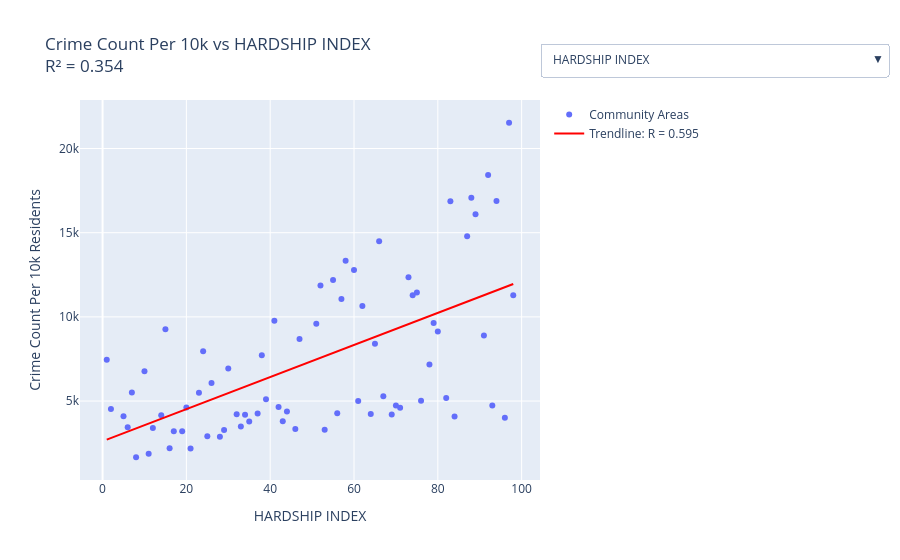

Here is the notebook cell this chart was saved with:
### Markdown cell above
The first plot is an interactive visualization showing the overall crime count per 10,000 inhabitants for each community area relative to various socioeconomic factors. This tool provides a high-level overview of how crime correlates with different social indicators, allowing users to easily switch between variables to identify the strongest relationships. Notably, the percentage of households below the poverty line and the unemployment rate (age 16+) demonstrated the strongest positive correlations with crime. Because poverty and unemployment are also highly correlated with each other, we selected the strongest predictor, this being households below poverty for our final analysis. Additionally, per capita income exhibited a strong negative correlation with crime, prompting further investigation.

The final visualization combines two scatter plots to examine the relationship between narcotics crime (per 10,000 inhabitants) and two key socioeconomic factors: "PERCENT HOUSEHOLDS BELOW POVERTY" and "PER CAPITA INCOME". Trendlines and R² values are included to quantify the strength of these relationships. The results show there is a positive correlation between poverty and narcotics crime, and a notable negative correlation between income and narcotics crime. This suggests that across Chicago communities, higher poverty rates align with more narcotics offenses, whereas higher income levels align with fewer. However, while these socioeconomic factors are strongly associated with crime patterns, correlation does not equal causation, and many other underlying variables are likely at play.

### Code cell
import plotly.graph_objects as go
import os
import numpy as np
from sklearn.linear_model import LinearRegression


mapping = {sd['Community Area Number'][i]: sd['COMMUNITY AREA NAME'][i] for i in range(len(sd))}
cd['Community Area'] = cd_copy['Community Area'].map(mapping)
crime_by_community = cd.groupby('Community Area').size().reset_index(name='Crime Count')
crime_by_community = crime_by_community.sort_values(by='Crime Count', ascending=False)
population_area_and_pop = population_data[['GEOG', 'TOT_POP_2010']]
sociodata_and_population = sd.merge(population_area_and_pop, left_on='COMMUNITY AREA NAME', right_on='GEOG')
sociodata_and_population.drop(columns=['GEOG'], inplace=True)

merged_data = pd.merge(
    crime_by_community,
    sociodata_and_population,
    left_on='Community Area',
    right_on='COMMUNITY AREA NAME',
    how='inner'
)
merged_data['Crime Count Per 10k'] = (merged_data['Crime Count'] / merged_data['TOT_POP_2010']) * 10000

merged_data = merged_data[merged_data['Community Area'] != 'CHICAGO']

feature_cols = [
    col for col in sd.columns
    if col not in ['Community Area Number', 'COMMUNITY AREA NAME']
]

# Ensure HARDSHIP INDEX is the first feature so it shows by default
if 'HARDSHIP INDEX' in feature_cols:
    feature_cols.remove('HARDSHIP INDEX')
    feature_cols.insert(0, 'HARDSHIP INDEX')

# Create output directory if it doesn't exist
os.makedirs('../docs/figures', exist_ok=True)

fig = go.Figure()
buttons = []
initial_title = ""

for i, feature in enumerate(feature_cols):
    # Ensure correct data type
    if merged_data[feature].dtype == 'object':
        merged_data[feature] = merged_data[feature].str.replace(',', '.').astype(float)
        
    x = merged_data[feature].values.reshape(-1, 1)
    y = merged_data['Crime Count Per 10k'].values

    model = LinearRegression().fit(x, y)
    r2 = model.score(x, y)
    r = np.sqrt(max(0, r2)) * (1 if model.coef_[0] >= 0 else -1)

    # Determine visibility (only the first feature is visible by default)
    is_visible = (i == 0)
    title_text = f'Crime Count Per 10k vs {feature}<br>R² = {r2:.3f}'
    if is_visible:
        initial_title = title_text

    # Add scatter trace
    fig.add_trace(go.Scatter(
        x=merged_data[feature], 
        y=y, 
        mode='markers',
        name='Community Areas',
        text=merged_data['Community Area'],
        hovertemplate='<b>%{text}</b><br>' + feature + ': %{x}<br>Crime Count Per 10k: %{y:.2f}<extra></extra>',
        visible=is_visible
    ))
    
    # Add trendline trace
    x_range = np.linspace(merged_data[feature].min(), merged_data[feature].max(), 100).reshape(-1, 1)
    y_range = model.predict(x_range)
    
    fig.add_trace(go.Scatter(
        x=x_range.flatten(), 
        y=y_range, 
        mode='lines', 
        name='Trendline: R = {:.3f}'.format(r), 
        line=dict(color='red'),
        visible=is_visible
    ))

    # Create visibility mask for the dropdown (2 traces per feature)
    visibility = [False] * (len(feature_cols) * 2)
    visibility[i * 2] = True
    visibility[i * 2 + 1] = True

    # Add dropdown button for this feature
    buttons.append(
        dict(
            label=feature,
            method='update',
            args=[
                {'visible': visibility},
                {
                    'title.text': title_text,
                    'xaxis.title.text': feature,
                    'yaxis.title.text': 'Crime Count Per 10k Residents'
                }
            ]
        )
    )

# Add dropdown and set initial layout
fig.update_layout(
    updatemenus=[{
        'active': 0,
        'buttons': buttons,
        'x': 1.0,
        'xanchor': 'left',
        'y': 1.15,
        'yanchor': 'top'
    }],
    title=initial_title,
    xaxis_title=feature_cols[0],
    yaxis_title='Crime Count Per 10k Residents',
    margin=dict(t=100) # Give space for the dropdown and title
)

# Create a combined HTML file
fig.write_html("../docs/figures/crime_vs_sociodata_combined.html")
fig.show()

### Figure 1 — Plotly figure (JSON) as saved in the notebook; plotly's stock layout.template omitted (floating-point values rounded to 4 significant figures)
{"data": [{"hovertemplate": "<b>%{text}</b><br>HARDSHIP INDEX: %{x}<br>Crime Count Per 10k: %{y:.2f}<extra></extra>", "mode": "markers", "name": "Community Areas", "text": ["Austin", "South Shore", "Near North Side", "West Englewood", "West Town", "Auburn Gresham", "North Lawndale", "Roseland", "Englewood", "Near West Side", "Chicago Lawn", "Greater Grand Crossing", "Logan Square", "Chatham", "New City", "Lake View", "Belmont Cragin", "South Chicago", "East Garfield Park", "West Garfield Park", "South Lawndale", "Woodlawn", "West Pullman", "Lincoln Park", "Rogers Park", "Uptown", "Grand Boulevard", "Portage Park", "West Ridge", "Irving Park", "Washington Park", "Gage Park", "Brighton Park", "Avondale", "Edgewater", "Lower West Side", "Ashburn", "Albany Park", "Douglas", "Morgan Park", "Garfield Ridge", "West Lawn", "South Deering", "Lincoln Square", "Bridgeport", "Dunning", "Near South Side", "Hermosa", "North Center", "Kenwood", "Hyde Park", "Calumet Heights", "O'Hare", "Avalon Park", "East Side", "Norwood Park", "McKinley Park", "West Elsdon", "Clearing", "Jefferson Park", "Riverdale", "Archer Heights", "Pullman", "Armour Square", "Beverly", "North Park", "Fuller Park", "Oakland", "Mount Greenwood", "Hegewisch", "Forest Glen", "Burnside", "Edison Park"], "type": "scatter", "visible": true, "x": [73.0, 55.0, 1.0, 89.0, 10.0, 74.0, 87.0, 52.0, 94.0, 15.0, 80.0, 66.0, 23.0, 60.0, 91.0, 5.0, 70.0, 75.0, 83.0, 92.0, 96.0, 58.0, 62.0, 2.0, 39.0, 20.0, 57.0, 35.0, 46.0, 34.0, 88.0, 93.0, 84.0, 42.0, 19.0, 76.0, 37.0, 53.0, 47.0, 30.0, 32.0, 56.0, 65.0, 17.0, 43.0, 28.0, 7.0, 71.0, 6.0, 26.0, 14.0, 38.0, 24.0, 41.0, 64.0, 21.0, 61.0, 69.0, 29.0, 25.0, 98.0, 67.0, 51.0, 82.0, 12.0, 33.0, 97.0, 78.0, 16.0, 44.0, 11.0, 79.0, 8.0], "y": [12360.0, 12180.0, 7447.0, 16090.0, 6776.0, 11290.0, 14790.0, 11870.0, 16880.0, 9269.0, 9135.0, 14490.0, 5486.0, 12780.0, 8898.0, 4097.0, 4729.0, 11450.0, 16860.0, 18430.0, 4012.0, 13330.0, 10640.0, 4528.0, 5109.0, 4616.0, 11060.0, 3779.0, 3343.0, 4190.0, 17080.0, 4731.0, 4082.0, 4643.0, 3200.0, 5023.0, 4261.0, 3298.0, 8679.0, 6931.0, 4217.0, 4282.0, 8408.0, 3201.0, 3798.0, 2883.0, 5502.0, 4600.0, 3438.0, 6067.0, 4155.0, 7716.0, 7952.0, 9771.0, 4230.0, 2183.0, 5003.0, 4200.0, 3282.0, 2906.0, 11290.0, 5283.0, 9590.0, 5188.0, 3395.0, 3482.0, 21530.0, 7175.0, 2197.0, 4374.0, 1867.0, 9630.0, 1662.0]}, {"line": {"color": "red"}, "mode": "lines", "name": "Trendline: R = 0.595", "type": "scatter", "visible": true, "x": [1.0, 1.98, 2.96, 3.939, 4.919, 5.899, 6.879, 7.859, 8.838, 9.818, 10.8, 11.78, 12.76, 13.74, 14.72, 15.7, 16.68, 17.66, 18.64, 19.62, 20.6, 21.58, 22.56, 23.54, 24.52, 25.49, 26.47, 27.45, 28.43, 29.41, 30.39, 31.37, 32.35, 33.33, 34.31, 35.29, 36.27, 37.25, 38.23, 39.21, 40.19, 41.17, 42.15, 43.13, 44.11, 45.09, 46.07, 47.05, 48.03, 49.01, 49.99, 50.97, 51.95, 52.93, 53.91, 54.89, 55.87, 56.85, 57.83, 58.81, 59.79, 60.77, 61.75, 62.73, 63.71, 64.69, 65.67, 66.65, 67.63, 68.61, 69.59, 70.57, 71.55, 72.53, 73.51, 74.48, 75.46, 76.44, 77.42, 78.4, 79.38, 80.36, 81.34, 82.32, 83.3, 84.28, 85.26, 86.24, 87.22, 88.2, 89.18, 90.16, 91.14, 92.12, 93.1, 94.08, 95.06, 96.04, 97.02, 98.0], "y": [2707.0, 2801.0, 2894.0, 2987.0, 3081.0, 3174.0, 3268.0, 3361.0, 3454.0, 3548.0, 3641.0, 3735.0, 3828.0, 3921.0, 4015.0, 4108.0, 4202.0, 4295.0, 4388.0, 4482.0, 4575.0, 4669.0, 4762.0, 4855.0, 4949.0, 5042.0, 5136.0, 5229.0, 5322.0, 5416.0, 5509.0, 5603.0, 5696.0, 5789.0, 5883.0, 5976.0, 6069.0, 6163.0, 6256.0, 6350.0, 6443.0, 6536.0, 6630.0, 6723.0, 6817.0, 6910.0, 7003.0, 7097.0, 7190.0, 7284.0, 7377.0, 7470.0, 7564.0, 7657.0, 7751.0, 7844.0, 7937.0, 8031.0, 8124.0, 8218.0, 8311.0, 8404.0, 8498.0, 8591.0, 8685.0, 8778.0, 8871.0, 8965.0, 9058.0, 9152.0, 9245.0, 9338.0, 9432.0, 9525.0, 9619.0, 9712.0, 9805.0, 9899.0, 9992.0, 10090.0, 10180.0, 10270.0, 10370.0, 10460.0, 10550.0, 10650.0, 10740.0, 10830.0, 10930.0, 11020.0, 11110.0, 11210.0, 11300.0, 11390.0, 11490.0, 11580.0, 11670.0, 11770.0, 11860.0, 11950.0]}, {"hovertemplate": "<b>%{text}</b><br>PERCENT OF HOUSING CROWDED: %{x}<br>Crime Count Per 10k: %{y:.2f}<extra></extra>", "mode": "markers", "name": "Community Areas", "text": ["Austin", "South Shore", "Near North Side", "West Englewood", "West Town", "Auburn Gresham", "North Lawndale", "Roseland", "Englewood", "Near West Side", "Chicago Lawn", "Greater Grand Crossing", "Logan Square", "Chatham", "New City", "Lake View", "Belmont Cragin", "South Chicago", "East Garfield Park", "West Garfield Park", "South Lawndale", "Woodlawn", "West Pullman", "Lincoln Park", "Rogers Park", "Uptown", "Grand Boulevard", "Portage Park", "West Ridge", "Irving Park", "Washington Park", "Gage Park", "Brighton Park", "Avondale", "Edgewater", "Lower West Side", "Ashburn", "Albany Park", "Douglas", "Morgan Park", "Garfield Ridge", "West Lawn", "South Deering", "Lincoln Square", "Bridgeport", "Dunning", "Near South Side", "Hermosa", "North Center", "Kenwood", "Hyde Park", "Calumet Heights", "O'Hare", "Avalon Park", "East Side", "Norwood Park", "McKinley Park", "West Elsdon", "Clearing", "Jefferson Park", "Riverdale", "Archer Heights", "Pullman", "Armour Square", "Beverly", "North Park", "Fuller Park", "Oakland", "Mount Greenwood", "Hegewisch", "Forest Glen", "Burnside", "Edison Park"], "type": "scatter", "visible": false, "x": [6.3, 2.8, 1.9, 4.8, 2.3, 4.0, 7.4, 2.5, 3.8, 3.8, 7.6, 3.6, 3.2, 3.3, 11.9, 1.1, 10.8, 4.7, 8.2, 9.4, 15.2, 2.9, 3.3, 0.8, 7.7, 3.8, 3.3, 4.1, 7.8, 6.3, 5.6, 15.8, 14.4, 6.0, 4.1, 9.6, 4.0, 11.3, 1.8, 0.8, 2.6, 5.8, 4.0, 3.4, 4.5, 5.2, 1.3, 6.9, 0.3, 2.4, 1.5, 2.1, 3.6, 1.4, 6.8, 2.0, 7.2, 11.1, 2.7, 2.7, 5.8, 8.5, 1.5, 5.7, 0.9, 3.9, 3.2, 1.3, 1.0, 3.3, 1.1, 6.8, 1.1], "y": [12360.0, 12180.0, 7447.0, 16090.0, 6776.0, 11290.0, 14790.0, 11870.0, 16880.0, 9269.0, 9135.0, 14490.0, 5486.0, 12780.0, 8898.0, 4097.0, 4729.0, 11450.0, 16860.0, 18430.0, 4012.0, 13330.0, 10640.0, 4528.0, 5109.0, 4616.0, 11060.0, 3779.0, 3343.0, 4190.0, 17080.0, 4731.0, 4082.0, 4643.0, 3200.0, 5023.0, 4261.0, 3298.0, 8679.0, 6931.0, 4217.0, 4282.0, 8408.0, 3201.0, 3798.0, 2883.0, 5502.0, 4600.0, 3438.0, 6067.0, 4155.0, 7716.0, 7952.0, 9771.0, 4230.0, 2183.0, 5003.0, 4200.0, 3282.0, 2906.0, 11290.0, 5283.0, 9590.0, 5188.0, 3395.0, 3482.0, 21530.0, 7175.0, 2197.0, 4374.0, 1867.0, 9630.0, 1662.0]}, {"line": {"color": "red"}, "mode": "lines", "name": "Trendline: R = 0.005", "type": "scatter", "visible": false, "x": [0.3, 0.4566, 0.6131, 0.7697, 0.9263, 1.083, 1.239, 1.396, 1.553, 1.709, 1.866, 2.022, 2.179, 2.335, 2.492, 2.648, 2.805, 2.962, 3.118, 3.275, 3.431, 3.588, 3.744, 3.901, 4.058, 4.214, 4.371, 4.527, 4.684, 4.84, 4.997, 5.154, 5.31, 5.467, 5.623, 5.78, 5.936, 6.093, 6.249, 6.406, 6.563, 6.719, 6.876, 7.032, 7.189, 7.345, 7.502, 7.659, 7.815, 7.972, 8.128, 8.285, 8.441, 8.598, 8.755, 8.911, 9.068, 9.224, 9.381, 9.537, 9.694, 9.851, 10.01, 10.16, 10.32, 10.48, 10.63, 10.79, 10.95, 11.1, 11.26, 11.42, 11.57, 11.73, 11.89, 12.04, 12.2, 12.36, 12.51, 12.67, 12.83, 12.98, 13.14, 13.29, 13.45, 13.61, 13.76, 13.92, 14.08, 14.23, 14.39, 14.55, 14.7, 14.86, 15.02, 15.17, 15.33, 15.49, 15.64, 15.8], "y": [7317.0, 7318.0, 7319.0, 7320.0, 7321.0, 7322.0, 7323.0, 7324.0, 7325.0, 7326.0, 7327.0, 7328.0, 7329.0, 7330.0, 7332.0, 7333.0, 7334.0, 7335.0, 7336.0, 7337.0, 7338.0, 7339.0, 7340.0, 7341.0, 7342.0, 7343.0, 7344.0, 7345.0, 7346.0, 7347.0, 7348.0, 7349.0, 7350.0, 7351.0, 7352.0, 7353.0, 7354.0, 7355.0, 7356.0, 7357.0, 7358.0, 7359.0, 7360.0, 7361.0, 7362.0, 7363.0, 7364.0, 7365.0, 7366.0, 7367.0, 7368.0, 7369.0, 7370.0, 7371.0, 7372.0, 7373.0, 7374.0, 7375.0, 7376.0, 7377.0, 7378.0, 7379.0, 7380.0, 7381.0, 7382.0, 7383.0, 7384.0, 7385.0, 7386.0, 7387.0, 7388.0, 7389.0, 7390.0, 7391.0, 7392.0, 7393.0, 7394.0, 7395.0, 7396.0, 7397.0, 7398.0, 7399.0, 7400.0, 7401.0, 7402.0, 7403.0, 7404.0, 7405.0, 7406.0, 7407.0, 7408.0, 7409.0, 7410.0, 7411.0, 7412.0, 7413.0, 7414.0, 7415.0, 7416.0, 7417.0]}, {"hovertemplate": "<b>%{text}</b><br>PERCENT HOUSEHOLDS BELOW POVERTY: %{x}<br>Crime Count Per 10k: %{y:.2f}<extra></extra>", "mode": "markers", "name": "Community Areas", "text": ["Austin", "South Shore", "Near North Side", "West Englewood", "West Town", "Auburn Gresham", "North Lawndale", "Roseland", "Englewood", "Near West Side", "Chicago Lawn", "Greater Grand Crossing", "Logan Square", "Chatham", "New City", "Lake View", "Belmont Cragin", "South Chicago", "East Garfield Park", "West Garfield Park", "South Lawndale", "Woodlawn", "West Pullman", "Lincoln Park", "Rogers Park", "Uptown", "Grand Boulevard", "Portage Park", "West Ridge", "Irving Park", "Washington Park", "Gage Park", "Brighton Park", "Avondale", "Edgewater", "Lower West Side", "Ashburn", "Albany Park", "Douglas", "Morgan Park", "Garfield Ridge", "West Lawn", "South Deering", "Lincoln Square", "Bridgeport", "Dunning", "Near South Side", "Hermosa", "North Center", "Kenwood", "Hyde Park", "Calumet Heights", "O'Hare", "Avalon Park", "East Side", "Norwood Park", "McKinley Park", "West Elsdon", "Clearing", "Jefferson Park", "Riverdale", "Archer Heights", "Pullman", "Armour Square", "Beverly", "North Park", "Fuller Park", "Oakland", "Mount Greenwood", "Hegewisch", "Forest Glen", "Burnside", "Edison Park"], "type": "scatter", "visible": false, "x": [28.6, 31.1, 12.9, 34.4, 14.7, 27.6, 43.1, 19.8, 46.6, 20.6, 27.9, 29.6, 16.8, 27.8, 29.0, 11.4, 18.7, 29.8, 42.4, 41.7, 30.7, 30.7, 25.9, 12.3, 23.6, 24.0, 29.3, 11.6, 17.2, 13.1, 42.1, 23.4, 23.6, 15.3, 18.2, 25.8, 10.4, 19.2, 29.6, 13.2, 8.8, 14.9, 29.2, 10.9, 18.9, 10.6, 13.8, 20.5, 7.5, 21.7, 18.4, 11.5, 15.4, 17.2, 19.2, 5.4, 18.7, 15.6, 8.9, 8.6, 56.5, 14.1, 21.6, 40.1, 5.1, 13.2, 51.2, 39.7, 3.4, 17.1, 7.5, 33.0, 3.3], "y": [12360.0, 12180.0, 7447.0, 16090.0, 6776.0, 11290.0, 14790.0, 11870.0, 16880.0, 9269.0, 9135.0, 14490.0, 5486.0, 12780.0, 8898.0, 4097.0, 4729.0, 11450.0, 16860.0, 18430.0, 4012.0, 13330.0, 10640.0, 4528.0, 5109.0, 4616.0, 11060.0, 3779.0, 3343.0, 4190.0, 17080.0, 4731.0, 4082.0, 4643.0, 3200.0, 5023.0, 4261.0, 3298.0, 8679.0, 6931.0, 4217.0, 4282.0, 8408.0, 3201.0, 3798.0, 2883.0, 5502.0, 4600.0, 3438.0, 6067.0, 4155.0, 7716.0, 7952.0, 9771.0, 4230.0, 2183.0, 5003.0, 4200.0, 3282.0, 2906.0, 11290.0, 5283.0, 9590.0, 5188.0, 3395.0, 3482.0, 21530.0, 7175.0, 2197.0, 4374.0, 1867.0, 9630.0, 1662.0]}, {"line": {"color": "red"}, "mode": "lines", "name": "Trendline: R = 0.792", "type": "scatter", "visible": false, "x": [3.3, 3.837, 4.375, 4.912, 5.449, 5.987, 6.524, 7.062, 7.599, 8.136, 8.674, 9.211, 9.748, 10.29, 10.82, 11.36, 11.9, 12.44, 12.97, 13.51, 14.05, 14.58, 15.12, 15.66, 16.2, 16.73, 17.27, 17.81, 18.35, 18.88, 19.42, 19.96, 20.5, 21.03, 21.57, 22.11, 22.65, 23.18, 23.72, 24.26, 24.79, 25.33, 25.87, 26.41, 26.94, 27.48, 28.02, 28.56, 29.09, 29.63, 30.17, 30.71, 31.24, 31.78, 32.32, 32.86, 33.39, 33.93, 34.47, 35.01, 35.54, 36.08, 36.62, 37.15, 37.69, 38.23, 38.77, 39.3, 39.84, 40.38, 40.92, 41.45, 41.99, 42.53, 43.07, 43.6, 44.14, 44.68, 45.22, 45.75, 46.29, 46.83, 47.36, 47.9, 48.44, 48.98, 49.51, 50.05, 50.59, 51.13, 51.66, 52.2, 52.74, 53.28, 53.81, 54.35, 54.89, 55.43, 55.96, 56.5], "y": [1577.0, 1744.0, 1911.0, 2079.0, 2246.0, 2413.0, 2580.0, 2747.0, 2914.0, 3081.0, 3248.0, 3415.0, 3583.0, 3750.0, 3917.0, 4084.0, 4251.0, 4418.0, 4585.0, 4752.0, 4920.0, 5087.0, 5254.0, 5421.0, 5588.0, 5755.0, 5922.0, 6089.0, 6256.0, 6424.0, 6591.0, 6758.0, 6925.0, 7092.0, 7259.0, 7426.0, 7593.0, 7761.0, 7928.0, 8095.0, 8262.0, 8429.0, 8596.0, 8763.0, 8930.0, 9097.0, 9265.0, 9432.0, 9599.0, 9766.0, 9933.0, 10100.0, 10270.0, 10430.0, 10600.0, 10770.0, 10940.0, 11100.0, 11270.0, 11440.0, 11600.0, 11770.0, 11940.0, 12110.0, 12270.0, 12440.0, 12610.0, 12770.0, 12940.0, 13110.0, 13280.0, 13440.0, 13610.0, 13780.0, 13940.0, 14110.0, 14280.0, 14450.0, 14610.0, 14780.0, 14950.0, 15110.0, 15280.0, 15450.0, 15620.0, 15780.0, 15950.0, 16120.0, 16280.0, 16450.0, 16620.0, 16780.0, 16950.0, 17120.0, 17290.0, 17450.0, 17620.0, 17790.0, 17950.0, 18120.0]}, {"hovertemplate": "<b>%{text}</b><br>PERCENT AGED 16+ UNEMPLOYED: %{x}<br>Crime Count Per 10k: %{y:.2f}<extra></extra>", "mode": "markers", "name": "Community Areas", "text": ["Austin", "South Shore", "Near North Side", "West Englewood", "West Town", "Auburn Gresham", "North Lawndale", "Roseland", "Englewood", "Near West Side", "Chicago Lawn", "Greater Grand Crossing", "Logan Square", "Chatham", "New City", "Lake View", "Belmont Cragin", "South Chicago", "East Garfield Park", "West Garfield Park", "South Lawndale", "Woodlawn", "West Pullman", "Lincoln Park", "Rogers Park", "Uptown", "Grand Boulevard", "Portage Park", "West Ridge", "Irving Park", "Washington Park", "Gage Park", "Brighton Park", "Avondale", "Edgewater", "Lower West Side", "Ashburn", "Albany Park", "Douglas", "Morgan Park", "Garfield Ridge", "West Lawn", "South Deering", "Lincoln Square", "Bridgeport", "Dunning", "Near South Side", "Hermosa", "North Center", "Kenwood", "Hyde Park", "Calumet Heights", "O'Hare", "Avalon Park", "East Side", "Norwood Park", "McKinley Park", "West Elsdon", "Clearing", "Jefferson Park", "Riverdale", "Archer Heights", "Pullman", "Armour Square", "Beverly", "North Park", "Fuller Park", "Oakland", "Mount Greenwood", "Hegewisch", "Forest Glen", "Burnside", "Edison Park"], "type": "scatter", "visible": false, "x": [22.6, 20.0, 7.0, 35.9, 6.6, 28.3, 21.2, 20.3, 28.0, 10.7, 17.1, 23.0, 8.2, 24.0, 23.0, 4.7, 14.6, 19.7, 19.6, 25.8, 15.8, 23.4, 19.4, 5.1, 8.7, 8.9, 24.3, 12.6, 8.8, 10.0, 28.6, 18.2, 13.9, 9.2, 9.2, 15.8, 11.7, 10.0, 18.2, 15.0, 11.3, 9.6, 16.3, 8.2, 13.7, 10.0, 4.9, 13.1, 5.2, 15.7, 8.4, 20.0, 7.1, 21.1, 12.1, 9.0, 13.4, 16.7, 9.5, 12.4, 34.6, 16.5, 22.8, 16.7, 8.0, 9.9, 33.9, 28.7, 8.7, 9.6, 6.8, 18.6, 6.5], "y": [12360.0, 12180.0, 7447.0, 16090.0, 6776.0, 11290.0, 14790.0, 11870.0, 16880.0, 9269.0, 9135.0, 14490.0, 5486.0, 12780.0, 8898.0, 4097.0, 4729.0, 11450.0, 16860.0, 18430.0, 4012.0, 13330.0, 10640.0, 4528.0, 5109.0, 4616.0, 11060.0, 3779.0, 3343.0, 4190.0, 17080.0, 4731.0, 4082.0, 4643.0, 3200.0, 5023.0, 4261.0, 3298.0, 8679.0, 6931.0, 4217.0, 4282.0, 8408.0, 3201.0, 3798.0, 2883.0, 5502.0, 4600.0, 3438.0, 6067.0, 4155.0, 7716.0, 7952.0, 9771.0, 4230.0, 2183.0, 5003.0, 4200.0, 3282.0, 2906.0, 11290.0, 5283.0, 9590.0, 5188.0, 3395.0, 3482.0, 21530.0, 7175.0, 2197.0, 4374.0, 1867.0, 9630.0, 1662.0]}, {"line": {"color": "red"}, "mode": "lines", "name": "Trendline: R = 0.811", "type": "scatter", "visible": false, "x": [4.7, 5.015, 5.33, 5.645, 5.961, 6.276, 6.591, 6.906, 7.221, 7.536, 7.852, 8.167, 8.482, 8.797, 9.112, 9.427, 9.742, 10.06, 10.37, 10.69, 11.0, 11.32, 11.63, 11.95, 12.26, 12.58, 12.89, 13.21, 13.52, 13.84, 14.15, 14.47, 14.78, 15.1, 15.42, 15.73, 16.05, 16.36, 16.68, 16.99, 17.31, 17.62, 17.94, 18.25, 18.57, 18.88, 19.2, 19.51, 19.83, 20.14, 20.46, 20.77, 21.09, 21.4, 21.72, 22.03, 22.35, 22.66, 22.98, 23.29, 23.61, 23.92, 24.24, 24.55, 24.87, 25.18, 25.5, 25.82, 26.13, 26.45, 26.76, 27.08, 27.39, 27.71, 28.02, 28.34, 28.65, 28.97, 29.28, 29.6, 29.91, 30.23, 30.54, 30.86, 31.17, 31.49, 31.8, 32.12, 32.43, 32.75, 33.06, 33.38, 33.69, 34.01, 34.32, 34.64, 34.95, 35.27, 35.58, 35.9], "y": [2115.0, 2269.0, 2422.0, 2576.0, 2730.0, 2884.0, 3037.0, 3191.0, 3345.0, 3498.0, 3652.0, 3806.0, 3960.0, 4113.0, 4267.0, 4421.0, 4574.0, 4728.0, 4882.0, 5036.0, 5189.0, 5343.0, 5497.0, 5650.0, 5804.0, 5958.0, 6112.0, 6265.0, 6419.0, 6573.0, 6727.0, 6880.0, 7034.0, 7188.0, 7341.0, 7495.0, 7649.0, 7803.0, 7956.0, 8110.0, 8264.0, 8417.0, 8571.0, 8725.0, 8879.0, 9032.0, 9186.0, 9340.0, 9493.0, 9647.0, 9801.0, 9955.0, 10110.0, 10260.0, 10420.0, 10570.0, 10720.0, 10880.0, 11030.0, 11180.0, 11340.0, 11490.0, 11650.0, 11800.0, 11950.0, 12110.0, 12260.0, 12410.0, 12570.0, 12720.0, 12880.0, 13030.0, 13180.0, 13340.0, 13490.0, 13640.0, 13800.0, 13950.0, 14100.0, 14260.0, 14410.0, 14570.0, 14720.0, 14870.0, 15030.0, 15180.0, 15330.0, 15490.0, 15640.0, 15800.0, 15950.0, 16100.0, 16260.0, 16410.0, 16560.0, 16720.0, 16870.0, 17030.0, 17180.0, 17330.0]}, {"hovertemplate": "<b>%{text}</b><br>PERCENT AGED 25+ WITHOUT HIGH SCHOOL DIPLOMA: %{x}<br>Crime Count Per 10k: %{y:.2f}<extra></extra>", "mode": "markers", "name": "Community Areas", "text": ["Austin", "South Shore", "Near North Side", "West Englewood", "West Town", "Auburn Gresham", "North Lawndale", "Roseland", "Englewood", "Near West Side", "Chicago Lawn", "Greater Grand Crossing", "Logan Square", "Chatham", "New City", "Lake View", "Belmont Cragin", "South Chicago", "East Garfield Park", "West Garfield Park", "South Lawndale", "Woodlawn", "West Pullman", "Lincoln Park", "Rogers Park", "Uptown", "Grand Boulevard", "Portage Park", "West Ridge", "Irving Park", "Washington Park", "Gage Park", "Brighton Park", "Avondale", "Edgewater", "Lower West Side", "Ashburn", "Albany Park", "Douglas", "Morgan Park", "Garfield Ridge", "West Lawn", "South Deering", "Lincoln Square", "Bridgeport", "Dunning", "Near South Side", "Hermosa", "North Center", "Kenwood", "Hyde Park", "Calumet Heights", "O'Hare", "Avalon Park", "East Side", "Norwood Park", "McKinley Park", "West Elsdon", "Clearing", "Jefferson Park", "Riverdale", "Archer Heights", "Pullman", "Armour Square", "Beverly", "North Park", "Fuller Park", "Oakland", "Mount Greenwood", "Hegewisch", "Forest Glen", "Burnside", "Edison Park"], "type": "scatter", "visible": false, "x": [24.4, 14.0, 2.5, 26.3, 12.9, 18.5, 27.6, 16.9, 28.5, 9.6, 31.2, 16.5, 14.8, 14.5, 41.5, 2.6, 37.3, 26.6, 21.3, 24.5, 54.8, 16.5, 20.5, 3.6, 18.2, 11.8, 15.9, 19.3, 20.8, 22.4, 25.4, 51.5, 45.1, 24.7, 9.7, 40.7, 17.7, 32.9, 14.3, 10.8, 19.3, 33.6, 21.0, 13.4, 22.2, 16.2, 7.4, 41.6, 4.5, 11.3, 4.3, 11.0, 10.9, 10.6, 31.9, 11.5, 32.9, 37.0, 18.8, 13.4, 27.5, 35.9, 13.1, 34.5, 3.7, 14.4, 26.6, 18.4, 4.3, 19.2, 4.9, 19.3, 7.4], "y": [12360.0, 12180.0, 7447.0, 16090.0, 6776.0, 11290.0, 14790.0, 11870.0, 16880.0, 9269.0, 9135.0, 14490.0, 5486.0, 12780.0, 8898.0, 4097.0, 4729.0, 11450.0, 16860.0, 18430.0, 4012.0, 13330.0, 10640.0, 4528.0, 5109.0, 4616.0, 11060.0, 3779.0, 3343.0, 4190.0, 17080.0, 4731.0, 4082.0, 4643.0, 3200.0, 5023.0, 4261.0, 3298.0, 8679.0, 6931.0, 4217.0, 4282.0, 8408.0, 3201.0, 3798.0, 2883.0, 5502.0, 4600.0, 3438.0, 6067.0, 4155.0, 7716.0, 7952.0, 9771.0, 4230.0, 2183.0, 5003.0, 4200.0, 3282.0, 2906.0, 11290.0, 5283.0, 9590.0, 5188.0, 3395.0, 3482.0, 21530.0, 7175.0, 2197.0, 4374.0, 1867.0, 9630.0, 1662.0]}, {"line": {"color": "red"}, "mode": "lines", "name": "Trendline: R = 0.094", "type": "scatter", "visible": false, "x": [2.5, 3.028, 3.557, 4.085, 4.613, 5.141, 5.67, 6.198, 6.726, 7.255, 7.783, 8.311, 8.839, 9.368, 9.896, 10.42, 10.95, 11.48, 12.01, 12.54, 13.07, 13.59, 14.12, 14.65, 15.18, 15.71, 16.24, 16.76, 17.29, 17.82, 18.35, 18.88, 19.41, 19.93, 20.46, 20.99, 21.52, 22.05, 22.57, 23.1, 23.63, 24.16, 24.69, 25.22, 25.74, 26.27, 26.8, 27.33, 27.86, 28.39, 28.91, 29.44, 29.97, 30.5, 31.03, 31.56, 32.08, 32.61, 33.14, 33.67, 34.2, 34.73, 35.25, 35.78, 36.31, 36.84, 37.37, 37.89, 38.42, 38.95, 39.48, 40.01, 40.54, 41.06, 41.59, 42.12, 42.65, 43.18, 43.71, 44.23, 44.76, 45.29, 45.82, 46.35, 46.88, 47.4, 47.93, 48.46, 48.99, 49.52, 50.05, 50.57, 51.1, 51.63, 52.16, 52.69, 53.22, 53.74, 54.27, 54.8], "y": [6692.0, 6711.0, 6730.0, 6750.0, 6769.0, 6788.0, 6807.0, 6827.0, 6846.0, 6865.0, 6885.0, 6904.0, 6923.0, 6943.0, 6962.0, 6981.0, 7001.0, 7020.0, 7039.0, 7059.0, 7078.0, 7097.0, 7116.0, 7136.0, 7155.0, 7174.0, 7194.0, 7213.0, 7232.0, 7252.0, 7271.0, 7290.0, 7310.0, 7329.0, 7348.0, 7368.0, 7387.0, 7406.0, 7425.0, 7445.0, 7464.0, 7483.0, 7503.0, 7522.0, 7541.0, 7561.0, 7580.0, 7599.0, 7619.0, 7638.0, 7657.0, 7677.0, 7696.0, 7715.0, 7734.0, 7754.0, 7773.0, 7792.0, 7812.0, 7831.0, 7850.0, 7870.0, 7889.0, 7908.0, 7928.0, 7947.0, 7966.0, 7986.0, 8005.0, 8024.0, 8044.0, 8063.0, 8082.0, 8101.0, 8121.0, 8140.0, 8159.0, 8179.0, 8198.0, 8217.0, 8237.0, 8256.0, 8275.0, 8295.0, 8314.0, 8333.0, 8353.0, 8372.0, 8391.0, 8410.0, 8430.0, 8449.0, 8468.0, 8488.0, 8507.0, 8526.0, 8546.0, 8565.0, 8584.0, 8604.0]}, {"hovertemplate": "<b>%{text}</b><br>PERCENT AGED UNDER 18 OR OVER 64: %{x}<br>Crime Count Per 10k: %{y:.2f}<extra></extra>", "mode": "markers", "name": "Community Areas", "text": ["Austin", "South Shore", "Near North Side", "West Englewood", "West Town", "Auburn Gresham", "North Lawndale", "Roseland", "Englewood", "Near West Side", "Chicago Lawn", "Greater Grand Crossing", "Logan Square", "Chatham", "New City", "Lake View", "Belmont Cragin", "South Chicago", "East Garfield Park", "West Garfield Park", "South Lawndale", "Woodlawn", "West Pullman", "Lincoln Park", "Rogers Park", "Uptown", "Grand Boulevard", "Portage Park", "West Ridge", "Irving Park", "Washington Park", "Gage Park", "Brighton Park", "Avondale", "Edgewater", "Lower West Side", "Ashburn", "Albany Park", "Douglas", "Morgan Park", "Garfield Ridge", "West Lawn", "South Deering", "Lincoln Square", "Bridgeport", "Dunning", "Near South Side", "Hermosa", "North Center", "Kenwood", "Hyde Park", "Calumet Heights", "O'Hare", "Avalon Park", "East Side", "Norwood Park", "McKinley Park", "West Elsdon", "Clearing", "Jefferson Park", "Riverdale", "Archer Heights", "Pullman", "Armour Square", "Beverly", "North Park", "Fuller Park", "Oakland", "Mount Greenwood", "Hegewisch", "Forest Glen", "Burnside", "Edison Park"], "type": "scatter", "visible": false, "x": [37.9, 35.7, 22.6, 40.7, 21.7, 41.9, 42.7, 41.2, 42.5, 22.2, 40.6, 41.0, 26.2, 40.3, 38.9, 17.0, 37.3, 41.1, 43.2, 43.6, 33.8, 36.1, 42.1, 21.5, 27.5, 22.2, 39.5, 34.0, 38.5, 31.6, 42.8, 38.8, 39.3, 31.0, 23.8, 32.6, 36.9, 32.0, 30.7, 40.3, 38.1, 39.6, 39.5, 25.5, 31.3, 33.6, 21.8, 36.4, 26.2, 35.4, 26.2, 44.0, 30.3, 39.3, 42.8, 39.5, 35.6, 37.7, 37.6, 35.5, 51.5, 39.2, 38.6, 38.3, 40.5, 39.0, 44.9, 40.4, 36.8, 42.9, 40.5, 42.7, 35.3], "y": [12360.0, 12180.0, 7447.0, 16090.0, 6776.0, 11290.0, 14790.0, 11870.0, 16880.0, 9269.0, 9135.0, 14490.0, 5486.0, 12780.0, 8898.0, 4097.0, 4729.0, 11450.0, 16860.0, 18430.0, 4012.0, 13330.0, 10640.0, 4528.0, 5109.0, 4616.0, 11060.0, 3779.0, 3343.0, 4190.0, 17080.0, 4731.0, 4082.0, 4643.0, 3200.0, 5023.0, 4261.0, 3298.0, 8679.0, 6931.0, 4217.0, 4282.0, 8408.0, 3201.0, 3798.0, 2883.0, 5502.0, 4600.0, 3438.0, 6067.0, 4155.0, 7716.0, 7952.0, 9771.0, 4230.0, 2183.0, 5003.0, 4200.0, 3282.0, 2906.0, 11290.0, 5283.0, 9590.0, 5188.0, 3395.0, 3482.0, 21530.0, 7175.0, 2197.0, 4374.0, 1867.0, 9630.0, 1662.0]}, {"line": {"color": "red"}, "mode": "lines", "name": "Trendline: R = 0.440", "type": "scatter", "visible": false, "x": [17.0, 17.35, 17.7, 18.05, 18.39, 18.74, 19.09, 19.44, 19.79, 20.14, 20.48, 20.83, 21.18, 21.53, 21.88, 22.23, 22.58, 22.92, 23.27, 23.62, 23.97, 24.32, 24.67, 25.02, 25.36, 25.71, 26.06, 26.41, 26.76, 27.11, 27.45, 27.8, 28.15, 28.5, 28.85, 29.2, 29.55, 29.89, 30.24, 30.59, 30.94, 31.29, 31.64, 31.98, 32.33, 32.68, 33.03, 33.38, 33.73, 34.08, 34.42, 34.77, 35.12, 35.47, 35.82, 36.17, 36.52, 36.86, 37.21, 37.56, 37.91, 38.26, 38.61, 38.95, 39.3, 39.65, 40.0, 40.35, 40.7, 41.05, 41.39, 41.74, 42.09, 42.44, 42.79, 43.14, 43.48, 43.83, 44.18, 44.53, 44.88, 45.23, 45.58, 45.92, 46.27, 46.62, 46.97, 47.32, 47.67, 48.02, 48.36, 48.71, 49.06, 49.41, 49.76, 50.11, 50.45, 50.8, 51.15, 51.5], "y": [1891.0, 1992.0, 2092.0, 2193.0, 2294.0, 2394.0, 2495.0, 2596.0, 2696.0, 2797.0, 2898.0, 2998.0, 3099.0, 3200.0, 3300.0, 3401.0, 3502.0, 3602.0, 3703.0, 3804.0, 3904.0, 4005.0, 4106.0, 4206.0, 4307.0, 4408.0, 4508.0, 4609.0, 4710.0, 4810.0, 4911.0, 5012.0, 5112.0, 5213.0, 5313.0, 5414.0, 5515.0, 5615.0, 5716.0, 5817.0, 5917.0, 6018.0, 6119.0, 6219.0, 6320.0, 6421.0, 6521.0, 6622.0, 6723.0, 6823.0, 6924.0, 7025.0, 7125.0, 7226.0, 7327.0, 7427.0, 7528.0, 7629.0, 7729.0, 7830.0, 7931.0, 8031.0, 8132.0, 8233.0, 8333.0, 8434.0, 8534.0, 8635.0, 8736.0, 8836.0, 8937.0, 9038.0, 9138.0, 9239.0, 9340.0, 9440.0, 9541.0, 9642.0, 9742.0, 9843.0, 9944.0, 10040.0, 10140.0, 10250.0, 10350.0, 10450.0, 10550.0, 10650.0, 10750.0, 10850.0, 10950.0, 11050.0, 11150.0, 11250.0, 11350.0, 11450.0, 11550.0, 11650.0, 11760.0, 11860.0]}, {"hovertemplate": "<b>%{text}</b><br>PER CAPITA INCOME : %{x}<br>Crime Count Per 10k: %{y:.2f}<extra></extra>", "mode": "markers", "name": "Community Areas", "text": ["Austin", "South Shore", "Near North Side", "West Englewood", "West Town", "Auburn Gresham", "North Lawndale", "Roseland", "Englewood", "Near West Side", "Chicago Lawn", "Greater Grand Crossing", "Logan Square", "Chatham", "New City", "Lake View", "Belmont Cragin", "South Chicago", "East Garfield Park", "West Garfield Park", "South Lawndale", "Woodlawn", "West Pullman", "Lincoln Park", "Rogers Park", "Uptown", "Grand Boulevard", "Portage Park", "West Ridge", "Irving Park", "Washington Park", "Gage Park", "Brighton Park", "Avondale", "Edgewater", "Lower West Side", "Ashburn", "Albany Park", "Douglas", "Morgan Park", "Garfield Ridge", "West Lawn", "South Deering", "Lincoln Square", "Bridgeport", "Dunning", "Near South Side", "Hermosa", "North Center", "Kenwood", "Hyde Park", "Calumet Heights", "O'Hare", "Avalon Park", "East Side", "Norwood Park", "McKinley Park", "West Elsdon", "Clearing", "Jefferson Park", "Riverdale", "Archer Heights", "Pullman", "Armour Square", "Beverly", "North Park", "Fuller Park", "Oakland", "Mount Greenwood", "Hegewisch", "Forest Glen", "Burnside", "Edison Park"], "type": "scatter", "visible": false, "x": [15957, 19398, 88669, 11317, 43198, 15528, 12034, 17949, 11888, 44689, 13231, 17285, 31908, 18881, 12765, 60058, 15461, 16579, 12961, 10934, 10402, 18672, 16563, 71551, 23939, 35787, 23472, 24336, 23040, 27249, 13785, 12171, 13089, 20039, 33385, 16444, 23482, 21323, 23791, 27149, 26353, 16907, 14685, 37524, 22694, 26282, 59077, 15089, 57123, 35911, 39056, 28887, 25828, 24454, 17104, 32875, 16954, 15754, 25113, 27751, 8201, 16134, 20588, 16148, 39523, 26576, 10432, 19252, 34381, 22677, 44164, 12515, 40959], "y": [12360.0, 12180.0, 7447.0, 16090.0, 6776.0, 11290.0, 14790.0, 11870.0, 16880.0, 9269.0, 9135.0, 14490.0, 5486.0, 12780.0, 8898.0, 4097.0, 4729.0, 11450.0, 16860.0, 18430.0, 4012.0, 13330.0, 10640.0, 4528.0, 5109.0, 4616.0, 11060.0, 3779.0, 3343.0, 4190.0, 17080.0, 4731.0, 4082.0, 4643.0, 3200.0, 5023.0, 4261.0, 3298.0, 8679.0, 6931.0, 4217.0, 4282.0, 8408.0, 3201.0, 3798.0, 2883.0, 5502.0, 4600.0, 3438.0, 6067.0, 4155.0, 7716.0, 7952.0, 9771.0, 4230.0, 2183.0, 5003.0, 4200.0, 3282.0, 2906.0, 11290.0, 5283.0, 9590.0, 5188.0, 3395.0, 3482.0, 21530.0, 7175.0, 2197.0, 4374.0, 1867.0, 9630.0, 1662.0]}, {"line": {"color": "red"}, "mode": "lines", "name": "Trendline: R = -0.406", "type": "scatter", "visible": false, "x": [8201.0, 9014.0, 9827.0, 10640.0, 11450.0, 12270.0, 13080.0, 13890.0, 14700.0, 15520.0, 16330.0, 17140.0, 17950.0, 18770.0, 19580.0, 20390.0, 21210.0, 22020.0, 22830.0, 23640.0, 24460.0, 25270.0, 26080.0, 26900.0, 27710.0, 28520.0, 29330.0, 30150.0, 30960.0, 31770.0, 32590.0, 33400.0, 34210.0, 35020.0, 35840.0, 36650.0, 37460.0, 38270.0, 39090.0, 39900.0, 40710.0, 41530.0, 42340.0, 43150.0, 43960.0, 44780.0, 45590.0, 46400.0, 47220.0, 48030.0, 48840.0, 49650.0, 50470.0, 51280.0, 52090.0, 52910.0, 53720.0, 54530.0, 55340.0, 56160.0, 56970.0, 57780.0, 58600.0, 59410.0, 60220.0, 61030.0, 61850.0, 62660.0, 63470.0, 64280.0, 65100.0, 65910.0, 66720.0, 67540.0, 68350.0, 69160.0, 69970.0, 70790.0, 71600.0, 72410.0, 73230.0, 74040.0, 74850.0, 75660.0, 76480.0, 77290.0, 78100.0, 78920.0, 79730.0, 80540.0, 81350.0, 82170.0, 82980.0, 83790.0, 84600.0, 85420.0, 86230.0, 87040.0, 87860.0, 88670.0], "y": [9483.0, 9381.0, 9280.0, 9178.0, 9077.0, 8975.0, 8874.0, 8772.0, 8671.0, 8569.0, 8468.0, 8366.0, 8265.0, 8163.0, 8062.0, 7960.0, 7859.0, 7757.0, 7656.0, 7554.0, 7453.0, 7351.0, 7250.0, 7148.0, 7047.0, 6945.0, 6844.0, 6742.0, 6641.0, 6539.0, 6438.0, 6336.0, 6235.0, 6133.0, 6032.0, 5930.0, 5829.0, 5727.0, 5625.0, 5524.0, 5422.0, 5321.0, 5219.0, 5118.0, 5016.0, 4915.0, 4813.0, 4712.0, 4610.0, 4509.0, 4407.0, 4306.0, 4204.0, 4103.0, 4001.0, 3900.0, 3798.0, 3697.0, 3595.0, 3494.0, 3392.0, 3291.0, 3189.0, 3088.0, 2986.0, 2885.0, 2783.0, 2682.0, 2580.0, 2479.0, 2377.0, 2276.0, 2174.0, 2073.0, 1971.0, 1870.0, 1768.0, 1667.0, 1565.0, 1464.0, 1362.0, 1261.0, 1159.0, 1058.0, 956.0, 854.5, 753.0, 651.5, 550.0, 448.5, 347.0, 245.4, 143.9, 42.42, -59.09, -160.6, -262.1, -363.6, -465.1, -566.6]}], "layout": {"margin": {"t": 100}, "title": {"text": "Crime Count Per 10k vs HARDSHIP INDEX<br>R² = 0.354"}, "updatemenus": [{"active": 0, "buttons": [{"args": [{"visible": [true, true, false, false, false, false, false, false, false, false, false, false, false, false]}, {"title.text": "Crime Count Per 10k vs HARDSHIP INDEX<br>R² = 0.354", "xaxis.title.text": "HARDSHIP INDEX", "yaxis.title.text": "Crime Count Per 10k Residents"}], "label": "HARDSHIP INDEX", "method": "update"}, {"args": [{"visible": [false, false, true, true, false, false, false, false, false, false, false, false, false, false]}, {"title.text": "Crime Count Per 10k vs PERCENT OF HOUSING CROWDED<br>R² = 0.000", "xaxis.title.text": "PERCENT OF HOUSING CROWDED", "yaxis.title.text": "Crime Count Per 10k Residents"}], "label": "PERCENT OF HOUSING CROWDED", "method": "update"}, {"args": [{"visible": [false, false, false, false, true, true, false, false, false, false, false, false, false, false]}, {"title.text": "Crime Count Per 10k vs PERCENT HOUSEHOLDS BELOW POVERTY<br>R² = 0.628", "xaxis.title.text": "PERCENT HOUSEHOLDS BELOW POVERTY", "yaxis.title.text": "Crime Count Per 10k Residents"}], "label": "PERCENT HOUSEHOLDS BELOW POVERTY", "method": "update"}, {"args": [{"visible": [false, false, false, false, false, false, true, true, false, false, false, false, false, false]}, {"title.text": "Crime Count Per 10k vs PERCENT AGED 16+ UNEMPLOYED<br>R² = 0.658", "xaxis.title.text": "PERCENT AGED 16+ UNEMPLOYED", "yaxis.title.text": "Crime Count Per 10k Residents"}], "label": "PERCENT AGED 16+ UNEMPLOYED", "method": "update"}, {"args": [{"visible": [false, false, false, false, false, false, false, false, true, true, false, false, false, false]}, {"title.text": "Crime Count Per 10k vs PERCENT AGED 25+ WITHOUT HIGH SCHOOL DIPLOMA<br>R² = 0.009", "xaxis.title.text": "PERCENT AGED 25+ WITHOUT HIGH SCHOOL DIPLOMA", "yaxis.title.text": "Crime Count Per 10k Residents"}], "label": "PERCENT AGED 25+ WITHOUT HIGH SCHOOL DIPLOMA", "method": "update"}, {"args": [{"visible": [false, false, false, false, false, false, false, false, false, false, true, true, false, false]}, {"title.text": "Crime Count Per 10k vs PERCENT AGED UNDER 18 OR OVER 64<br>R² = 0.194", "xaxis.title.text": "PERCENT AGED UNDER 18 OR OVER 64", "yaxis.title.text": "Crime Count Per 10k Residents"}], "label": "PERCENT AGED UNDER 18 OR OVER 64", "method": "update"}, {"args": [{"visible": [false, false, false, false, false, false, false, false, false, false, false, false, true, true]}, {"title.text": "Crime Count Per 10k vs PER CAPITA INCOME <br>R² = 0.164", "xaxis.title.text": "PER CAPITA INCOME ", "yaxis.title.text": "Crime Count Per 10k Residents"}], "label": "PER CAPITA INCOME ", "method": "update"}], "x": 1, "xanchor": "left", "y": 1.15, "yanchor": "top"}], "xaxis": {"title": {"text": "HARDSHIP INDEX"}}, "yaxis": {"title": {"text": "Crime Count Per 10k Residents"}}}}
